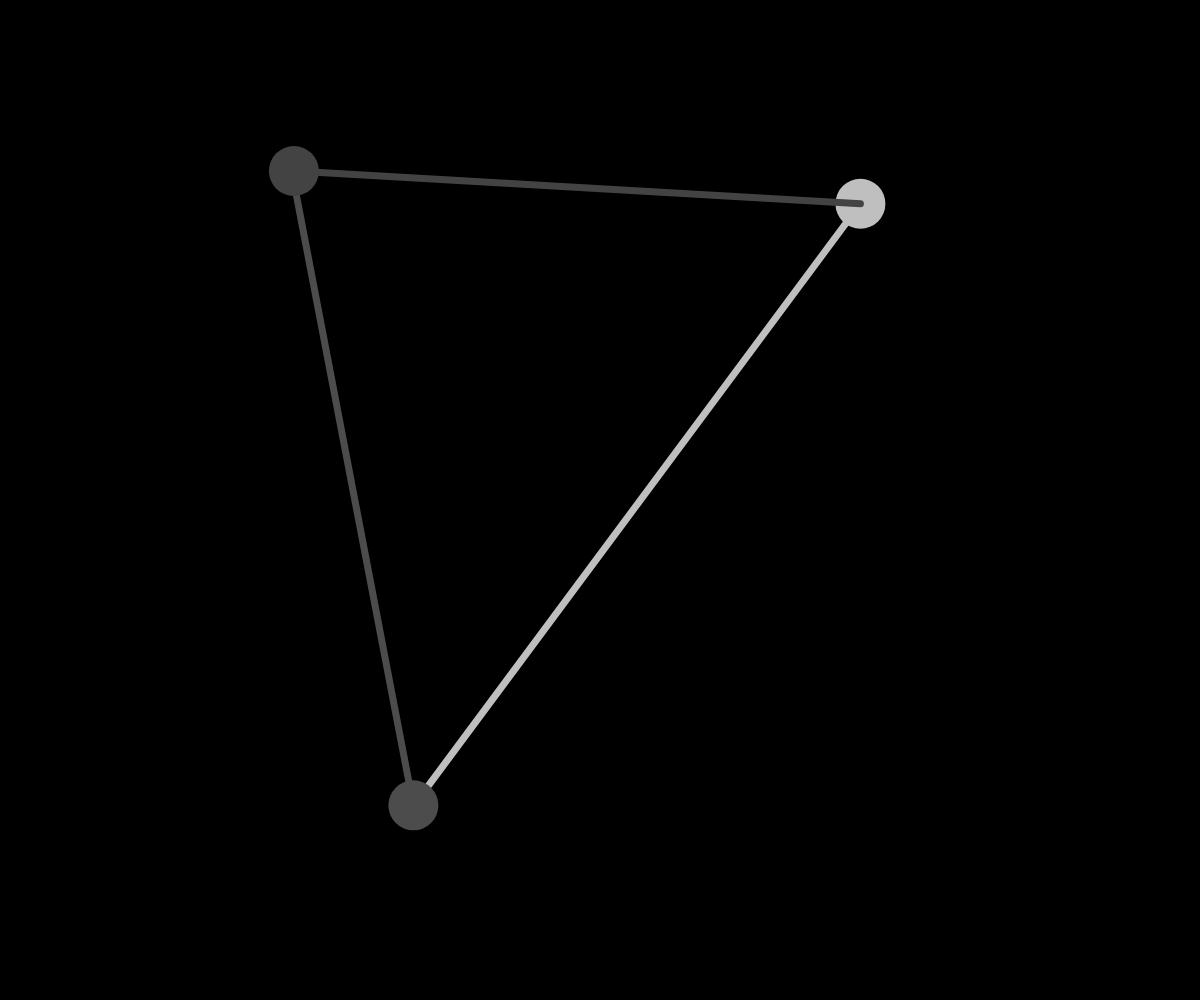
Frame 1 (no input)
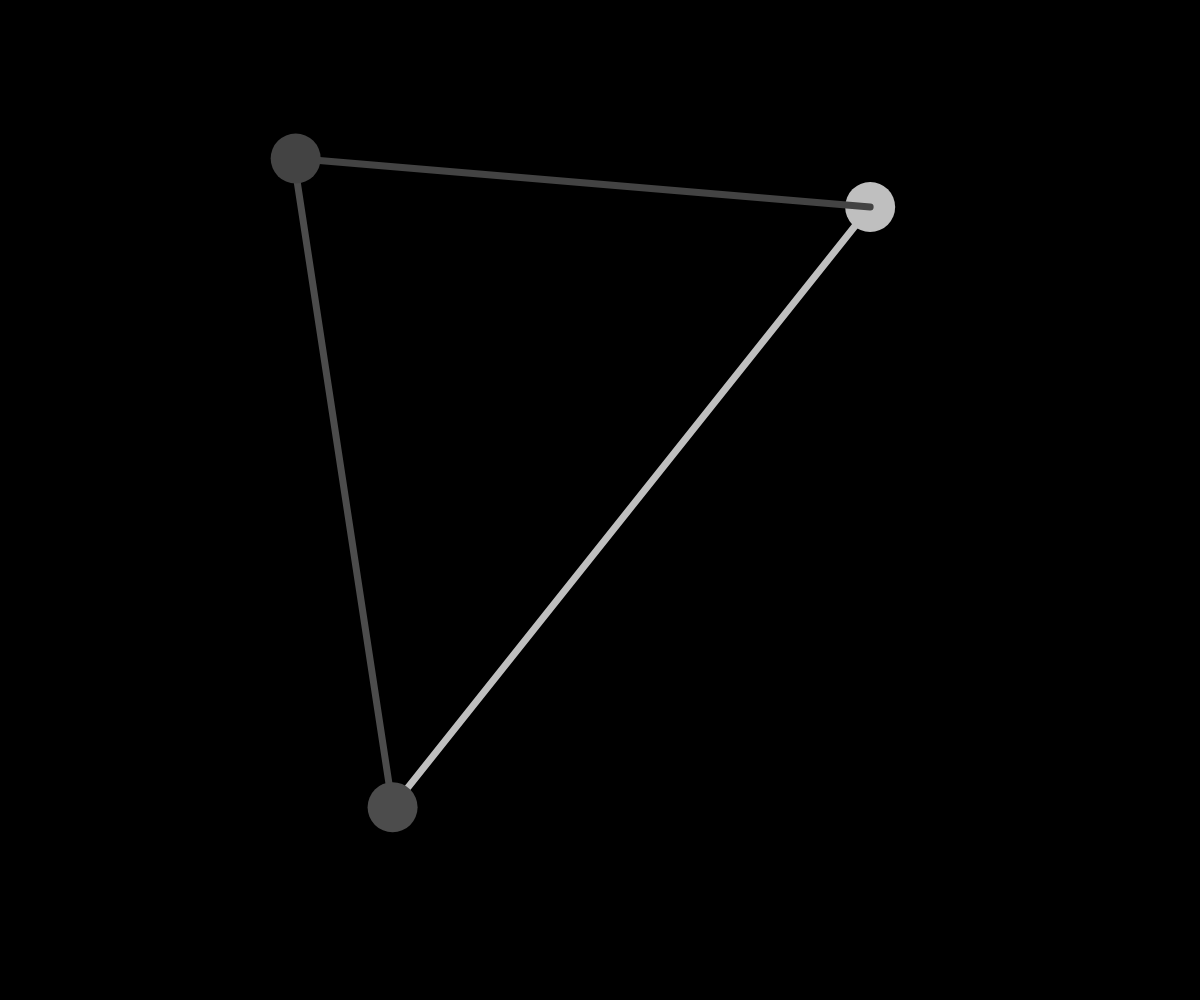
Frame 60 (no input)
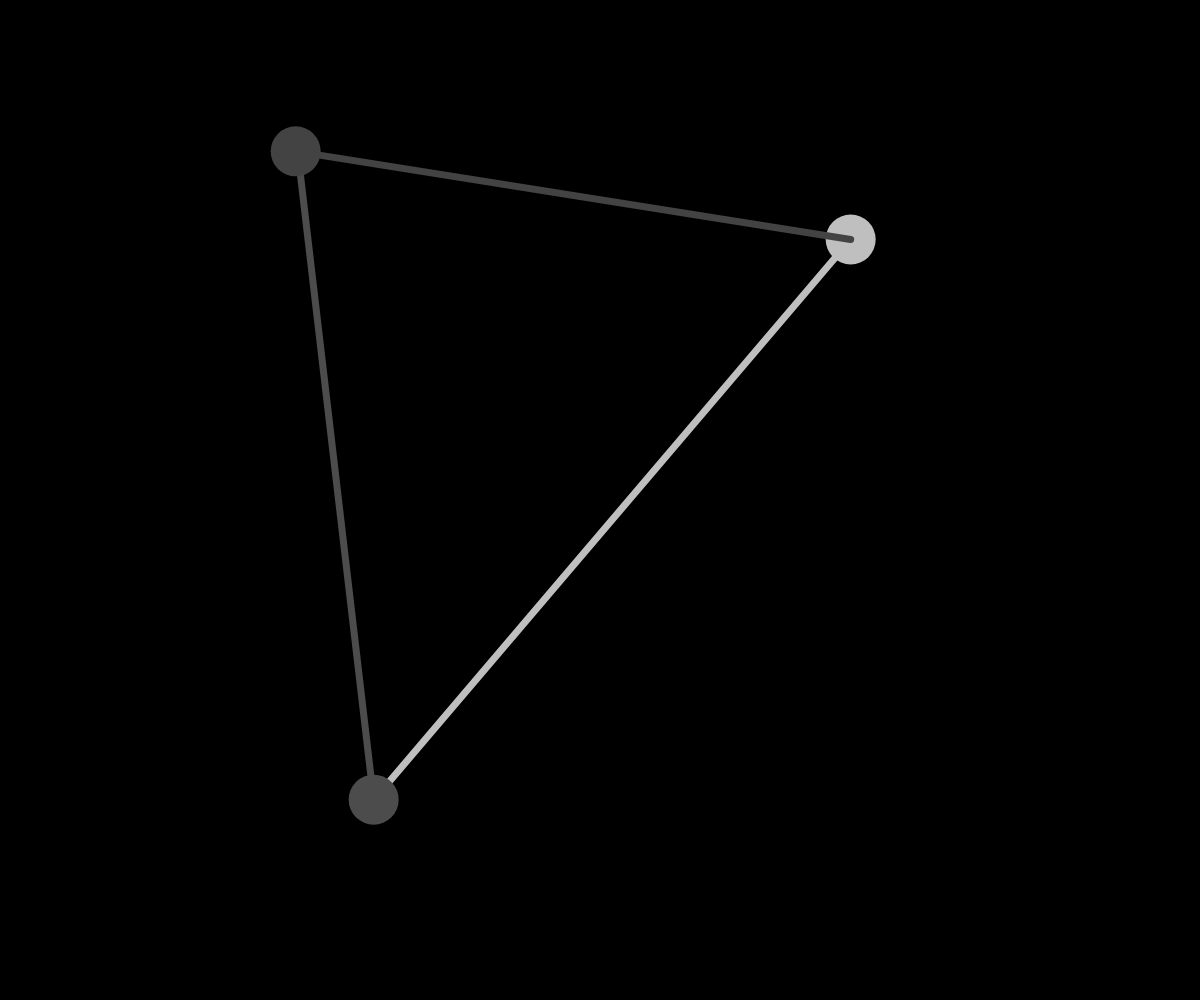
Frame 120 (the mouse pressed at the canvas centre since frame 60)

The p5.js sketch that drew these frames (run headless with seeded random() and noise() and a simulated clock; from frame 60 on, the mouse is pressed at the canvas centre):

// p5.js sketch
// ── sketch.js
// random walker OOP
var w, h;
var d = 300;
var quanti = 3;
var c = [];
var speedMax = 4;

function setup() {
  createCanvas((w = windowWidth), (h = windowHeight));
  textSize(18);
  strokeWeight(7);
  strokeCap(ROUND);
  // crea n oggetti di classe Camminatore
  for (var i = 0; i < quanti; i++) {
    c.push(new Camminatore(i));
  }
}

function draw() {
  background(0);

  // per tutti i camminatori chiama i diversi metodi utili
  for (var i = 0; i < quanti; i++) {
    c[i].move();
    c[i].display();
  }
}

// classe
function Camminatore(_id) {
  // costruttore
  this.id = _id;
  this.x = random(w);
  this.y = random(h);
  this.dirX = 1;
  this.dirY = 1;
  this.speed = random(1, speedMax);
  this.qualeAltro;

  // metodo move
  this.move = function () {
    if (random(1) >= 0.5) this.dirX *= -1;
    if (random(1) >= 0.5) this.dirY *= -1;
    this.x += this.speed * this.dirX;
    this.y += this.speed * this.dirY;
  };

  // metodo display
  this.display = function () {
    let shade = map(this.speed, 1, speedMax, 0, 255);
    stroke(shade);
    if (this.id == quanti - 1) this.qualeAltro = 0;
    else this.qualeAltro = this.id + 1;
    line(this.x, this.y, c[this.qualeAltro].x, c[this.qualeAltro].y);
    noStroke();
    fill(shade);
    ellipse(this.x, this.y, 50);
  };
}
